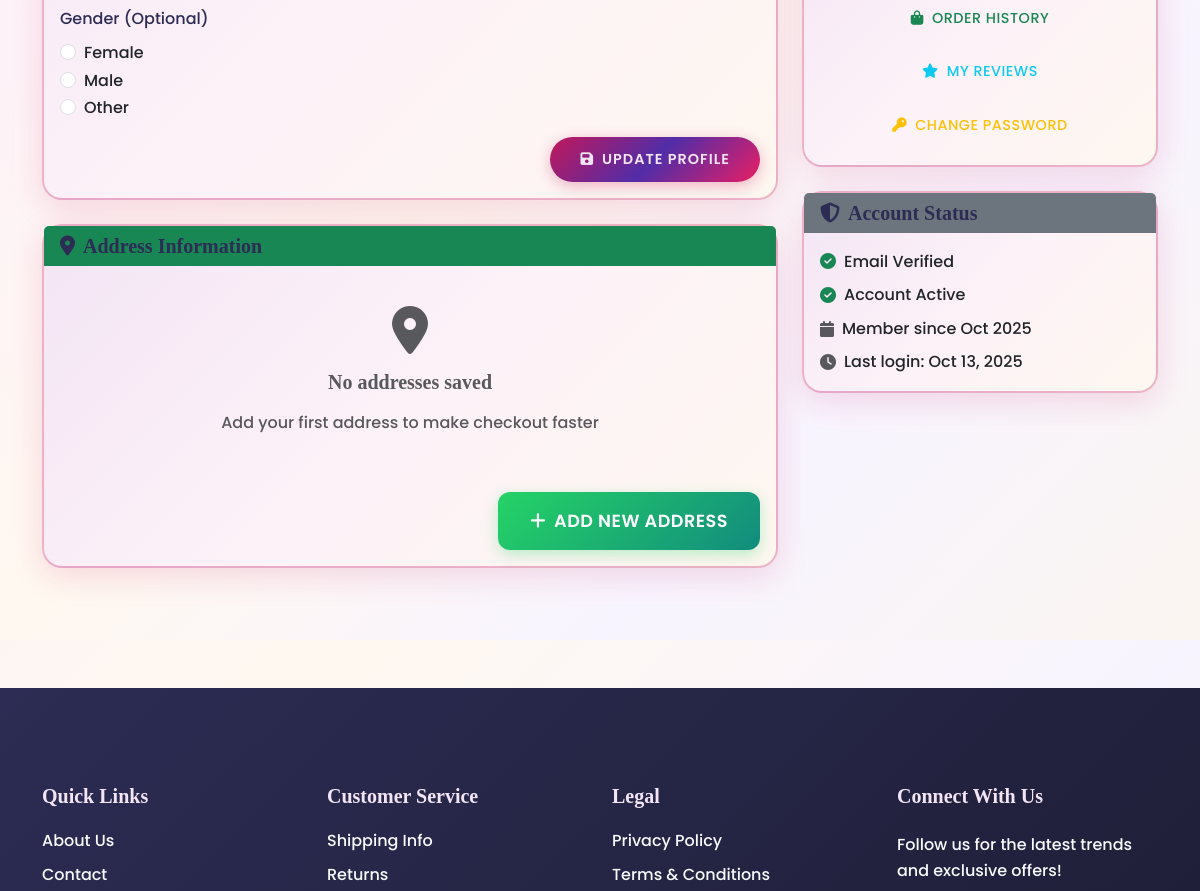
Page /account/profile/ (signed in, middle part) on the earlier database version.
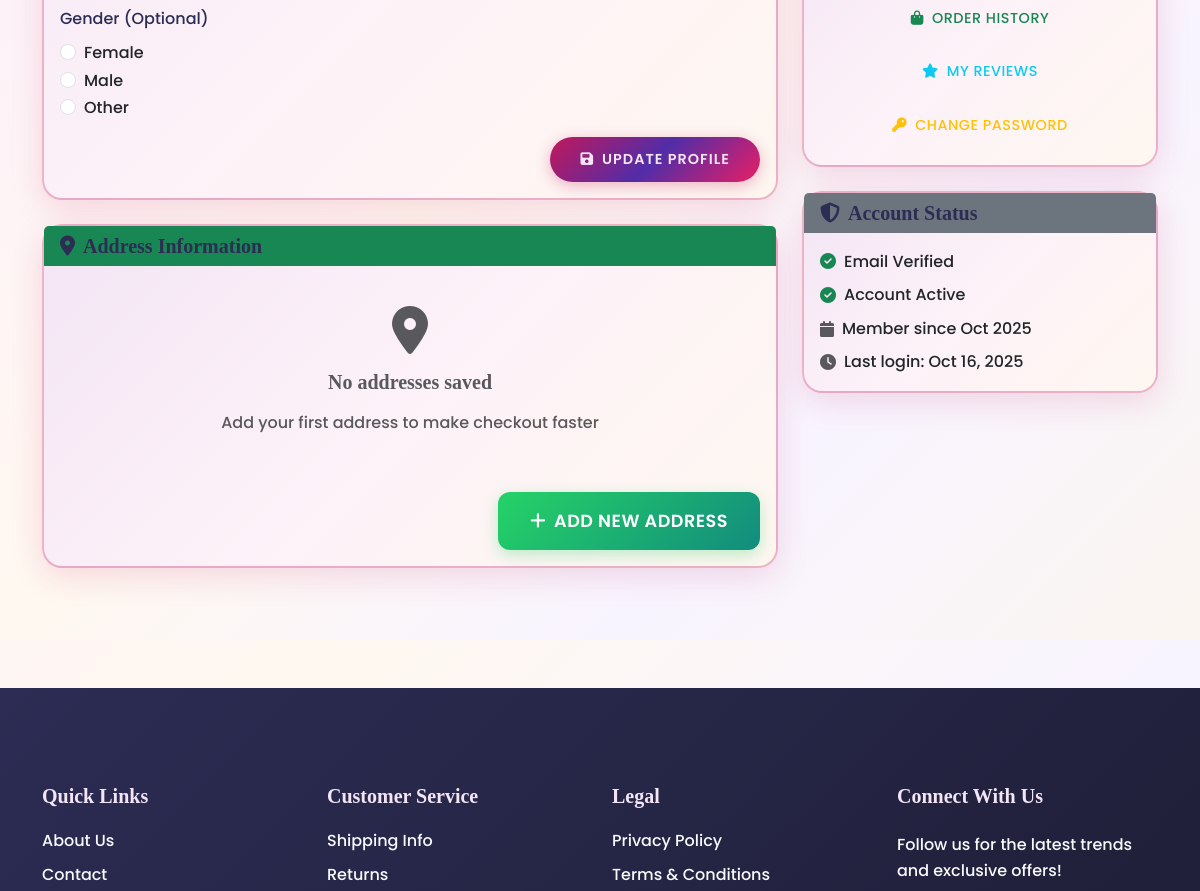
Same page on the later database version.
### accounts/models.py (models this page shows, shortened)
class User(AbstractUser):
    phone_regex = RegexValidator(
        regex=r'^\+?1?\d{9,15}$',
        message="Phone number must be entered in the format: '+999999999'. Up to 15 digits allowed."
    )
    email = models.EmailField(unique=True)
    phone_number = models.CharField(validators=[phone_regex], max_length=17, blank=True)
    date_of_birth = models.DateField(null=True, blank=True)
    is_email_verified = models.BooleanField(default=False)
    is_phone_verified = models.BooleanField(default=False)
    created_at = models.DateTimeField(auto_now_add=True)
    updated_at = models.DateTimeField(auto_now=True)
    USERNAME_FIELD = 'email'
    REQUIRED_FIELDS = ['username', 'first_name', 'last_name']
    def get_full_name(self):
        return f"{self.first_name} {self.last_name}".strip()

### accounts/views.py (the view)
# urls.py: path('profile/', views.profile, name='profile'),
@login_required
def profile(request):
    if request.method == 'POST':
        form = UserProfileForm(request.POST, instance=request.user)
        if form.is_valid():
            form.save()
            messages.success(request, 'Profile updated successfully!')
            return redirect('accounts:profile')
    else:
        form = UserProfileForm(instance=request.user)
    context = {
        'form': form,
        'page_title': 'My Profile - Account Information',
    }
    return render(request, 'accounts/profile.html', context)

### accounts/forms.py
class UserProfileForm(forms.ModelForm):
    class Meta:
        model = User
        fields = ('first_name', 'last_name', 'email', 'phone_number', 'date_of_birth')
        widgets = {
            'first_name': forms.TextInput(attrs={
                'class': 'form-control',
                'placeholder': 'First name'
            }),
            'last_name': forms.TextInput(attrs={
                'class': 'form-control',
                'placeholder': 'Last name'
            }),
            'email': forms.EmailInput(attrs={
                'class': 'form-control',
                'placeholder': 'Email address'
            }),
            'phone_number': forms.TextInput(attrs={
                'class': 'form-control',
                'placeholder': 'Phone number'
            }),
            'date_of_birth': forms.DateInput(attrs={
                'class': 'form-control',
                'type': 'date'
            }),
        }

### cart/models.py (called while the page is built)
    @property
    def total_items(self):
        return sum(item.quantity for item in self.items.all())

    @property
    def total_amount(self):
        return sum(item.get_total_price() for item in self.items.all())

### templates/accounts/profile.html (shortened to what the changed rows need)
{% extends 'base.html' %}
{% load static %}
{% block content %}
<div class="container py-5">
    <div class="row">
        <div class="col-lg-4">
            <div class="card">
                <div class="card-body">
                    <div class="d-flex align-items-center mb-2">
                        <i class="fas fa-calendar me-2 text-muted"></i>
                        <span>Member since {{ user.date_joined|date:"M Y" }}</span>
                    </div>
                    <div class="d-flex align-items-center">
                        <i class="fas fa-clock me-2 text-muted"></i>
                        <span>Last login: {{ user.last_login|date:"M d, Y"|default:"Never" }}</span>
                    </div>
                </div>
            </div>
        </div>
    </div>
</div>
{% endblock %}

Differences in the rows shown:
changed User: last_login "Oct 13, 2025" → "Oct 16, 2025"
